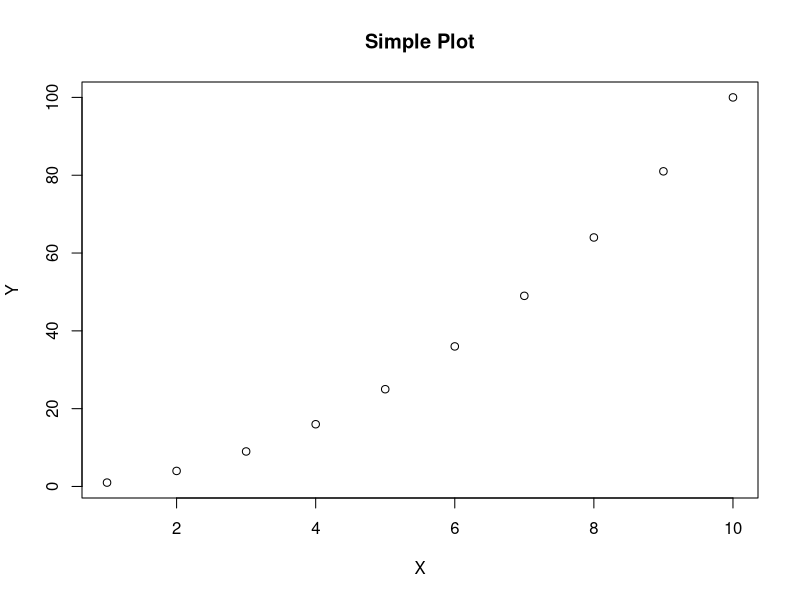

The R script that drew this image:
## ---- chunk 1
knitr::opts_chunk$set(echo = TRUE)
## ---- chunk 2
x <- 1:10
y <- x^2

# Plot the data
plot(x, y, main = "Simple Plot", xlab = "X", ylab = "Y")
